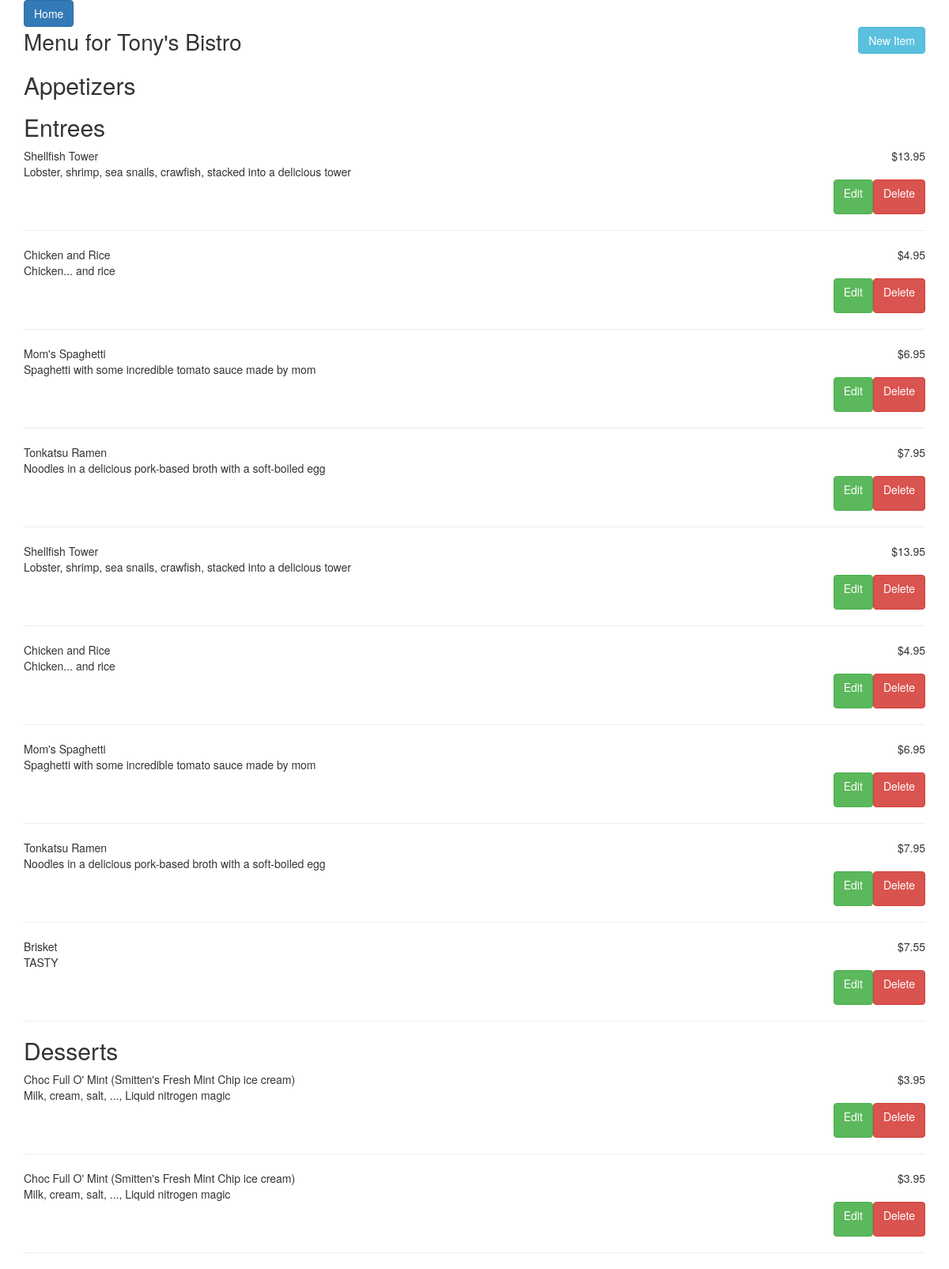
/restaurant/5/menu, run on the app's committed database.
### app/models.py (models this page shows, shortened)
class Restaurant(db.Model):
    __tablename__ = 'restaurant'
    id = db.Column(db.Integer, primary_key=True)
    name = db.Column(db.String(250), nullable=False)

class MenuItem(db.Model):
    __tablename__ = 'menu_item'
    name = db.Column(db.String(80), nullable=False)
    id = db.Column(db.Integer, primary_key=True)
    description = db.Column(db.String(250))
    price = db.Column(db.String(8))
    course = db.Column(db.String(250))
    restaurant_id = db.Column(db.Integer, db.ForeignKey('restaurant.id'))
    restaurant = db.relationship(Restaurant)

### app/views.py (the view)
@app.route('/restaurant/<int:id>/menu')
def show_restaurant_menu(id):
    menu_items = MenuItem.query.filter_by(restaurant_id=id)
    appetizers = menu_items.filter_by(course="Appetizer").all()
    entrees = menu_items.filter_by(course="Entree").all()
    desserts = menu_items.filter_by(course="Dessert").all()
    beverages = menu_items.filter_by(course="Beverage").all()
    restaurant_name = Restaurant.query.filter_by(id=id).first().name
    return render_template('show_restaurant_menu.html',
                           appetizers=appetizers,
                           entrees=entrees,
                           desserts=desserts,
                           beverages=beverages,
                           restaurant_id=id,
                           restaurant_name=restaurant_name)

### app/templates/show_restaurant_menu.html (shortened to what this page needs)
{% extends 'base.html' %}
{% block content %}
<div class="row">
    <div class="col-md-6">
        <h1 class="text-left">Menu for {{ restaurant_name }}</h1>
    </div>
    <div class="col-md-6">
        <a class="btn btn-info pull-right" href={{ url_for('new_menu_item', id=restaurant_id) }}>New Item</a>
    </div>
</div>
    {% if appetizers is not none %}
        <h2>Appetizers</h2>
    {% endif %}
    {% if entrees is not none%}
        <h2>Entrees</h2>
        {% for entree in entrees %}
           <div class="row">
                <div class="col-md-6 text-left">
                    {{ entree.name }}
                </div>
                <div class="col-md-6 text-right">
                    {{ entree.price }}
                </div>
            </div>
            <div class="row">
                <div class="col-md-12">
                    {{ entree.description }}
                </div>
            </div>
            <div class="row">
                 <div class="col-md-12">
            <a class="btn btn-danger pull-right" id="delete-btn" href={{ url_for('delete_menu_item', id=restaurant_id, menu_id=entree.id) }}><p class="text-center">Delete</p></a>
            <a class="btn btn-success pull-right" href={{ url_for('edit_menu_item', id=restaurant_id, menu_id=entree.id) }}><p class="text-center">Edit</p></a>
        </div>
            </div>
            <hr>
        {% endfor %}
    {% endif %}
    {% if desserts %}
        <h2>Desserts</h2>
        {% for dessert in desserts %}
            <div class="row">
                <div class="col-md-6 text-left">
                    {{ dessert.name }}
                </div>
                <div class="col-md-6 text-right">
                    {{ dessert.price }}
                </div>
            </div>
            <div class="row">
                <div class="col-md-12">
                    {{ dessert.description }}
                </div>
            </div>
             <div class="row">
                 <div class="col-md-12">
            <a class="btn btn-danger pull-right" id="delete-btn" href={{ url_for('delete_menu_item', id=restaurant_id, menu_id=dessert.id) }}><p class="text-center">Delete</p></a>
            <a class="btn btn-success pull-right" href={{ url_for('edit_menu_item', id=restaurant_id, menu_id=dessert.id) }}><p class="text-center">Edit</p></a>
        </div>
            </div>
            <hr>
        {% endfor %}
    {% endif %}
{% endblock %}

### app/static/css/styles.css (style rules this page uses)
h1 { margin: 30px; font-size: 28px; line-height: 1.33; border-radius: 6px; margin: 0; }

### data on the page
Restaurant: name "Tony's Bistro"
MenuItem: name "Shellfish Tower", price "$13.95", description "Lobster, shrimp, sea snails, crawfish, stacked into a delicious tower"
MenuItem: name "Chicken and Rice", price "$4.95", description "Chicken... and rice"
MenuItem: name "Mom's Spaghetti", price "$6.95", description "Spaghetti with some incredible tomato sauce made by mom"
MenuItem: name "Tonkatsu Ramen", price "$7.95", description "Noodles in a delicious pork-based broth with a soft-boiled egg"
MenuItem: name "Shellfish Tower", price "$13.95", description "Lobster, shrimp, sea snails, crawfish, stacked into a delicious tower"
MenuItem: name "Chicken and Rice", price "$4.95", description "Chicken... and rice"
MenuItem: name "Mom's Spaghetti", price "$6.95", description "Spaghetti with some incredible tomato sauce made by mom"
MenuItem: name "Tonkatsu Ramen", price "$7.95", description "Noodles in a delicious pork-based broth with a soft-boiled egg"
MenuItem: name "Brisket", price "$7.55", description "TASTY"
MenuItem: name "Choc Full O' Mint (Smitten's Fresh Mint Chip ice cream)", price "$3.95", description "Milk, cream, salt, ..., Liquid nitrogen magic"
MenuItem: name "Choc Full O' Mint (Smitten's Fresh Mint Chip ice cream)", price "$3.95", description "Milk, cream, salt, ..., Liquid nitrogen magic"
